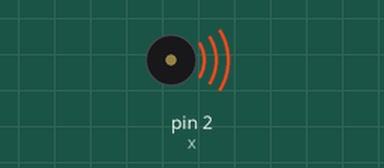
This sketch was run on a simulated Arduino Uno, built with avr-gcc and run on an emulated ATmega328P. Parts: buzzer (waves = sounding).

Above: at 0.2 s.
At 17.76 s:
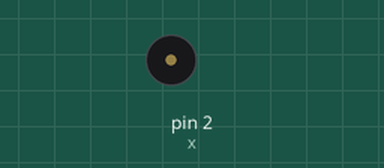
Timing chart, 0 to 18.3 s (numbered marks = the images above):
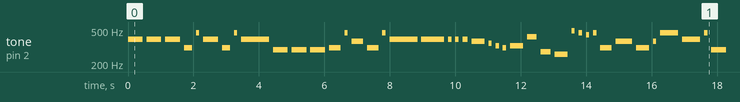

The sketch:

Parte_2_PRACTICA_4.ino
```cpp
/*
Fundacion Kinal
Centro Educativo Tecnico Laboral Kinal
Quinto Perito
Quinto Electronica
Codigo Tecnico: EBSAV
Curso: Taller de electronica digital y reparacion de computadoras I
Practica 5 parte 2
Dev: Profe. Alejandro Lopez Navas
Fecha: 26 de mayo
*/

const int x = 2;
const int y = 66;
const int z[y] = {391.995, 391.995, 391.995, 311.127, 466.164, 391.995,
                     311.127, 466.164, 391.995, 293.665, 293.665, 293.665,
                     311.127, 466.164, 369.994, 311.127, 466.164, 391.995,
                     391.995, 391.995, 391.995, 391.995, 369.994, 349.228,
                     329.628, 311.127, 329.628, 415.305, 277.183, 261.626,
                     493.883, 466.164, 440.000, 466.164, 311.127, 369.994,
                     311.127, 369.994, 466.164, 391.995, 466.164, 293.665,
                     391.995, 391.995, 391.995, 391.995, 369.994, 349.228,
                     329.628, 311.127, 329.628, 415.305, 277.183, 261.626,
                     493.883, 466.164, 440.000, 466.164, 311.127, 369.994,
                     311.127, 466.164, 391.995, 311.127, 466.164, 391.995};

const int m[y]={451, 451, 451, 251, 100, 450, 250, 100, 850, 450, 450, 450, 350, 100, 350,
                              350, 100, 850, 700, 100, 100, 150, 400, 100, 100, 100, 400, 300, 300, 400,
                              100, 100, 100, 100, 350, 500, 400, 100, 550, 550, 100, 850, 700, 100, 100,
                              150, 300, 150, 100, 100, 400, 300, 300, 600, 100, 100, 100, 100, 500, 500,
                              350, 100, 400, 400, 100, 801};

void setup(){

}
void loop(){
  for(int i = 0; i < y; i++) {

    tone(x, z[i]);
    delay(m [i]);
    noTone(x);
    delay(120);

  }
}
```

Measured:
- by itself, tone on pin 2 (x): plays 391 Hz for 0.45 s, 391 Hz for 0.45 s, 391 Hz for 0.45 s, 311 Hz for 0.25 s, 466 Hz for 0.10 s, 391 Hz for 0.45 s … (301 notes in this stretch)
